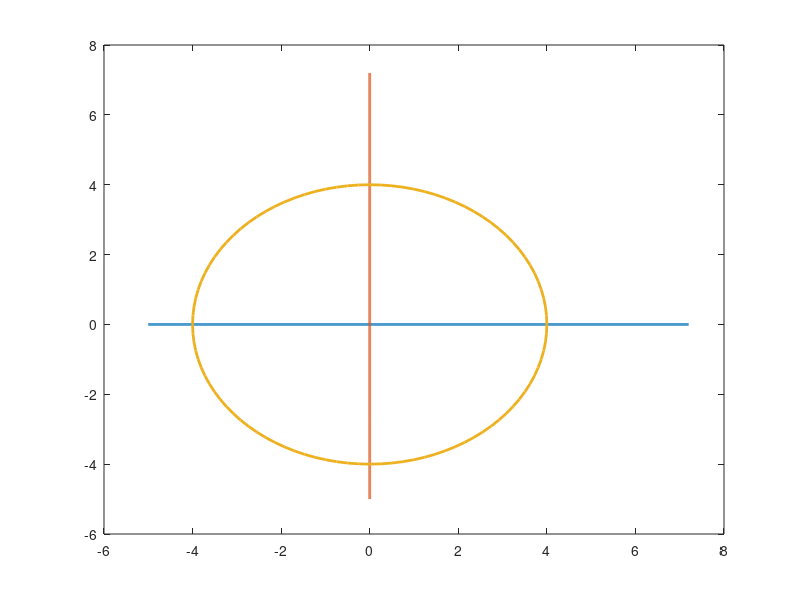

Source code (MATLAB): (Note: this script raises an error after producing the figure.)
% 2016.jan.14 
clear all; close all; clc; myfont = 22;

r = 4;
s = 3.2;
theta = 1.1*2*pi/5;

x1 = -(r+1):0.01:(r+s);
y1 = zeros(1, length(x1));

x2 = y1;
y2 = x1;

list = 0:0.01:1; 

h1 = figure;

plot(x1, y1, 'linewidth', 2)
hold on 
plot(x2, y2, 'linewidth', 2)
plot(r*cos(2*pi*(0:0.01:1)), r*sin(2*pi*(0:0.01:1)), 'linewidth', 2 )

arrow(r*[1 0],r*[cos(-theta) -sin(theta)],'width',1,'TipAngle',15,'BaseAngle',30,'FaceColor','r','EdgeColor','r')
arrow(r*[cos(theta) -sin(theta)],r*[cos(-2*theta) -sin(2*theta)],'width',1,'TipAngle',15,'BaseAngle',30,'FaceColor','r','EdgeColor','r')
arrow(r*[cos(2*theta) -sin(2*theta)],r*[cos(-3*theta) -sin(3*theta)],'width',1,'TipAngle',15,'BaseAngle',30,'FaceColor','r','EdgeColor','r')
arrow(r*[cos(3*theta) -sin(3*theta)],r*[cos(-4*theta) -sin(4*theta)],'width',1,'TipAngle',15,'BaseAngle',30,'FaceColor','r','EdgeColor','r')
arrow(r*[cos(4*theta) -sin(4*theta)],r*[cos(-5*theta) -sin(5*theta)],'width',1,'TipAngle',15,'BaseAngle',30,'FaceColor','r','EdgeColor','r')

plot( r*(1:-0.01:0), r*(0:-0.01:-1),'--','linewidth', 2,'color', 'g' )
plot( -r*(1:-0.01:0), -r*(0:-0.01:-1),'--','linewidth', 2,'color', 'g' )
plot( -r*(1:-0.01:0), r*(0:-0.01:-1),'--','linewidth', 2,'color', 'g' )
plot( r*(1:-0.01:0), -r*(0:-0.01:-1),'--','linewidth', 2,'color', 'g' )

arrow(r*[0.05 -0.95],r*[0 -1],'width',1,'TipAngle',15,'BaseAngle',30,'FaceColor','g','EdgeColor','g')
arrow(r*[-0.95 -0.05],r*[-1 0],'width',1,'TipAngle',15,'BaseAngle',30,'FaceColor','g','EdgeColor','g')
arrow(r*[-0.05 0.95],r*[0 1],'width',1,'TipAngle',15,'BaseAngle',30,'FaceColor','g','EdgeColor','g')
arrow(r*[0.95 0.05],r*[1 0 ],'width',1,'TipAngle',15,'BaseAngle',30,'FaceColor','g','EdgeColor','g')

arrow([r 0],[r+s 0],'width',1,'TipAngle',24,'BaseAngle',30,'FaceColor','b','EdgeColor','b')
arrow([0,r],[ 0,r+s ],'width',1,'TipAngle',24,'BaseAngle',30,'FaceColor','b','EdgeColor','b')

plot(r*cos(theta)*list, r*sin(-theta)*list,':' ,'linewidth', 2,'color', 'k')
r2 = 0.5;

plot(r2*cos(theta*list), r2*sin(-theta*list), 'linewidth', 2,'color', 'k')

text(0.5 ,-0.5 ,'$ \theta $','fontsize',22,'Interpreter','latex')

% text(r ,r ,'$ \psi_0 $','fontsize',22,'Interpreter','latex')
text(r+1 ,-1 ,'$ Re(\psi_0 )$','fontsize',22,'Interpreter','latex')
text(0.5 ,r+3 ,'$ Im(\psi_0 )$','fontsize',22,'Interpreter','latex')
text(r ,0.5 ,'$ (1,0)$','fontsize',22,'Interpreter','latex')
text(0 ,r+0.5 ,'$ (0,1)$','fontsize',22,'Interpreter','latex')

axis off 
axis equal 

str = strcat('trajectory.eps');
print(h1,'-depsc',str)